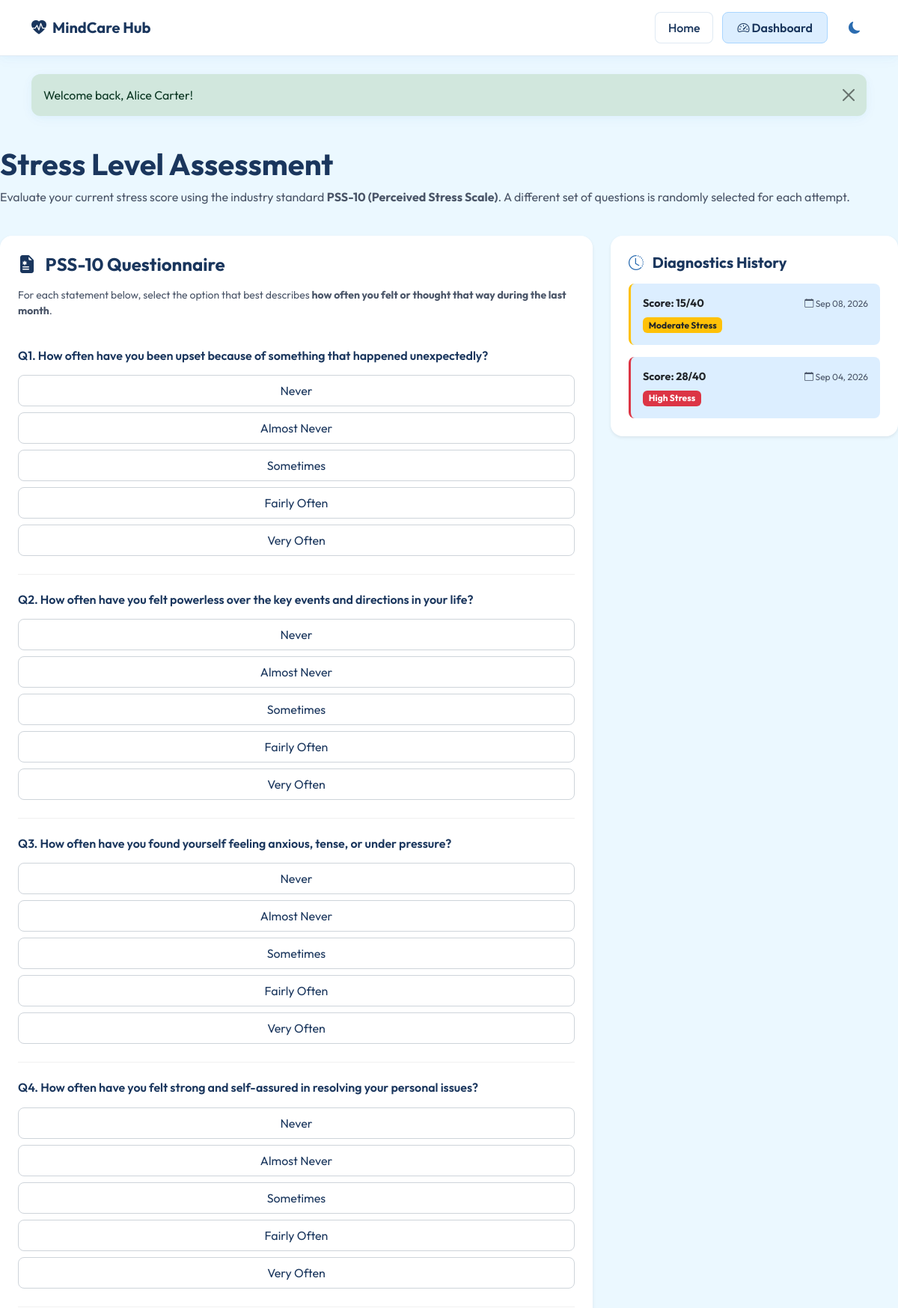
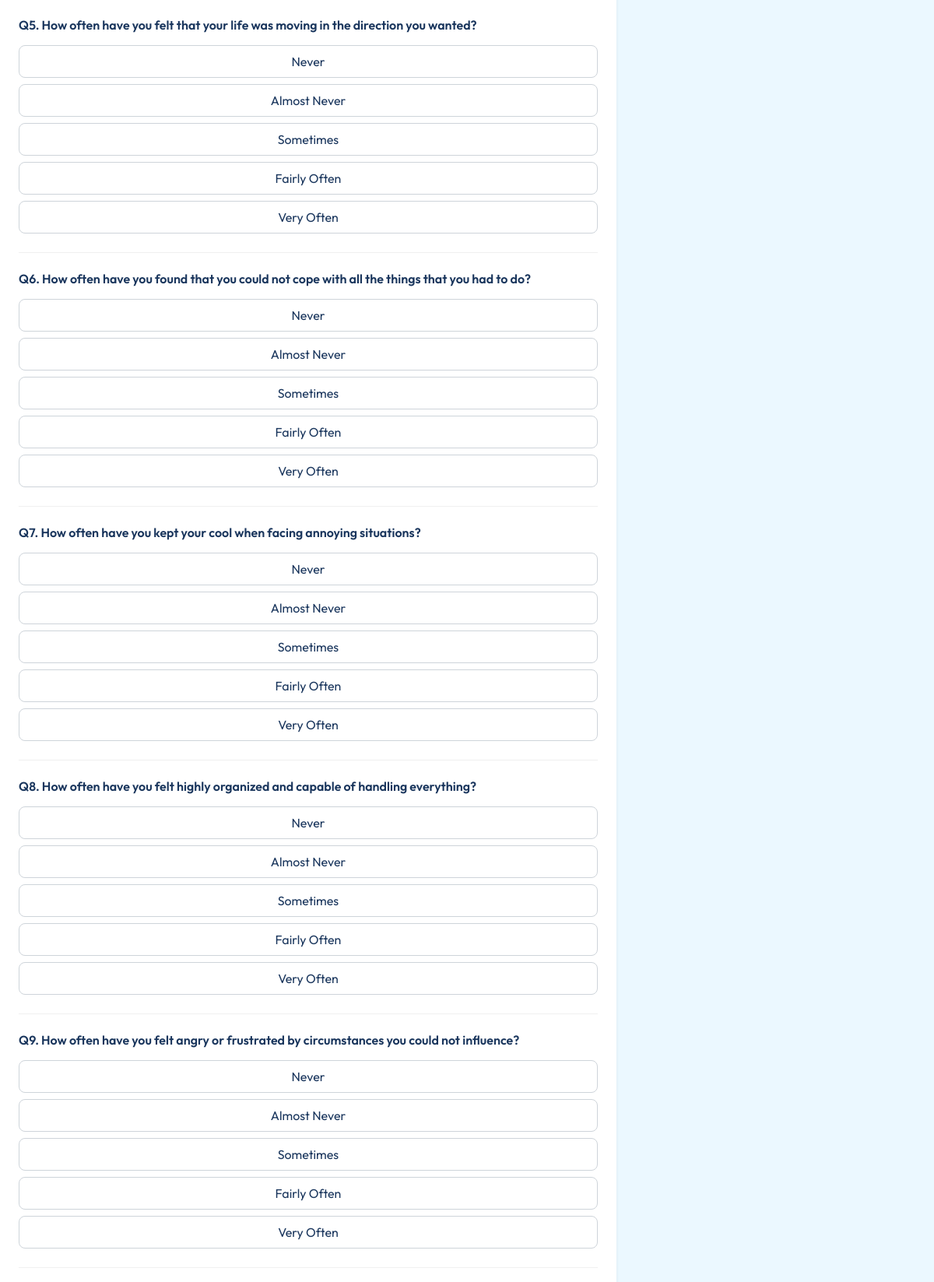
Screenshot of /assessment.php (signed in, upper part) with the database file from the repository (2 pictures, top to bottom).
### tables this page shows
CREATE TABLE IF NOT EXISTS assessments (
    id INT AUTO_INCREMENT PRIMARY KEY,
    student_id INT NOT NULL,
    score INT NOT NULL,
    stress_level VARCHAR(50) NOT NULL,
    q1 INT NOT NULL,
    q2 INT NOT NULL,
    q3 INT NOT NULL,
    q4 INT NOT NULL,
    q5 INT NOT NULL,
    q6 INT NOT NULL,
    q7 INT NOT NULL,
    q8 INT NOT NULL,
    q9 INT NOT NULL,
    q10 INT NOT NULL,
    taken_at TIMESTAMP DEFAULT CURRENT_TIMESTAMP,
    FOREIGN KEY (student_id) REFERENCES students(id) ON DELETE CASCADE
);

### assessment.php (the view, shortened to what this page needs)
<?php
require_once '../includes/auth.php';
require_once '../config/db.php';
$student_id = $_SESSION['student_id'];
$questions = $_SESSION['selected_assessment_questions'];
$historyStmt = $pdo->prepare("SELECT * FROM assessments WHERE student_id = ? ORDER BY taken_at DESC");
$historyStmt->execute([$student_id]);
$assessments = $historyStmt->fetchAll();
require_once '../includes/header.php';
?>
<div class="row mb-4">
    <div class="col-12">
        <h1 class="fw-bold">Stress Level Assessment</h1>
        <p class="text-muted">Evaluate your current stress score using the industry standard <b>PSS-10 (Perceived Stress Scale)</b>. A different set of questions is randomly selected for each attempt.</p>
    </div>
</div>
<div class="row g-4">
    <div class="col-lg-8">
        <div class="card card-glass border-0 p-4 shadow-sm">
            <h4 class="fw-bold mb-3"><i class="bi bi-file-earmark-medical-fill text-primary me-2"></i> PSS-10 Questionnaire</h4>
            <p class="text-muted small">For each statement below, select the option that best describes <b>how often you felt or thought that way during the last month</b>.</p>
            <form action="assessment.php" method="POST" class="mt-4">
                <?php for ($i = 1; $i <= 10; $i++): ?>
                    <div class="question-card mb-4">
                        <h6 class="fw-semibold mb-3">Q<?php echo $i; ?>. <?php echo h($questions[$i]['text']); ?></h6>
                        <div class="row g-2 justify-content-start">
                            <div class="col-12 col-sm-2.4 assessment-choice col">
                                <label for="q<?php echo $i; ?>_0">Never</label>
                            </div>
                            <div class="col-12 col-sm-2.4 assessment-choice col">
                                <label for="q<?php echo $i; ?>_1">Almost Never</label>
                            </div>
                            <div class="col-12 col-sm-2.4 assessment-choice col">
                                <label for="q<?php echo $i; ?>_2">Sometimes</label>
                            </div>
                            <div class="col-12 col-sm-2.4 assessment-choice col">
                                <label for="q<?php echo $i; ?>_3">Fairly Often</label>
                            </div>
                            <div class="col-12 col-sm-2.4 assessment-choice col">
                                <label for="q<?php echo $i; ?>_4">Very Often</label>
                            </div>
                        </div>
                    </div>
                <?php endfor; ?>
            </form>
        </div>
    </div>
    <div class="col-lg-4">
        <div class="card card-glass border-0 p-4 shadow-sm">
            <h5 class="fw-bold mb-3"><i class="bi bi-clock-history text-secondary me-2"></i> Diagnostics History</h5>
            <?php if (count($assessments) > 0): ?>
                <div class="d-flex flex-column gap-3">
                    <?php foreach ($assessments as $row): ?>
                        <div class="p-3 bg-light rounded-3 border-start border-3 <?php echo ($row['stress_level'] === 'High Stress') ? 'border-danger' : (($row['stress_level'] === 'Moderate Stress') ? 'border-warning' : 'border-success'); ?>">
                            <div class="d-flex justify-content-between align-items-center mb-1">
                                <span class="fw-bold text-dark" style="font-size:0.9rem;">Score: <?php echo h($row['score']); ?>/40</span>
                                <span class="text-muted" style="font-size:0.75rem;"><i class="bi bi-calendar"></i> <?php echo date('M d, Y', strtotime($row['taken_at'])); ?></span>
                            </div>
                            <span class="badge <?php echo ($row['stress_level'] === 'High Stress') ? 'bg-danger' : (($row['stress_level'] === 'Moderate Stress') ? 'bg-warning text-dark' : 'bg-success'); ?> small">
                                <?php echo h($row['stress_level']); ?>
                            </span>
                        </div>
                    <?php endforeach; ?>
                </div>
            <?php else: ?>
                <p class="text-muted small mb-0 py-3 text-center">No assessments taken yet. Answer the PSS-10 on the left to review your wellness level.</p>
            <?php endif; ?>
        </div>
    </div>
</div>
<?php require_once '../includes/footer.php'; ?>

### style.css (style rules this page uses)
:root { --font-sans: 'Outfit', -apple-system, BlinkMacSystemFont, "Segoe UI", Roboto, "Helvetica Neue", Arial, sans-serif; --sidebar-width: 260px; --light: #EBF8FF; --bg-light: #DCEEFF; --white: #FFFFFF; --primary: #1A365D; --primary-hover: #2A4365; --primary-pastel: #DCEEFF; --secondary: #2B6CB0; --secondary-hover: #2C5282; --secondary-pastel: #EAF6FF; --accent: #90CDF4; --accent-hover: #63B3ED; --accent-pastel: #A9D6FF; --dark: #1A365D; --dark-text: #1A365D; --success: #38A169; --warning: #ECC94B; --danger: #E53E3E; --glass-bg: #FFFFFF; --glass-border: rgba(43, 108, 176, 0.15); --shadow-soft: 0 4px 20px rgba(43, 108, 176, 0.03), 0 2px 8px rgba(144, 205, 244, 0.08); --shadow-medium: 0 12px 30px rgba(144, 205, 244, 0.15); --bs-primary: #1A365D; --bs-primary-rgb: 26, 54, 93; --bs-secondary: #2B6CB0; --bs-secondary-rgb: 43, 108, 176; --bs-body-color: #1A365D; --bs-body-bg: #EBF8FF; --bs-secondary-color: #4A5568; }
.bg-light { background-color: var(--bg-light) !important; }
body { font-family: var(--font-sans); background-color: var(--light); color: var(--dark); margin: 0; padding: 0; min-height: 100vh; display: flex; flex-direction: column; overflow-x: hidden; }
h1, h2, h3, h4, h5, h6 { font-weight: 600; color: var(--dark); }
.card-glass { background: var(--glass-bg); backdrop-filter: blur(10px); -webkit-backdrop-filter: blur(10px); border: 1px solid var(--glass-border); border-radius: 16px; box-shadow: var(--shadow-soft); transition: transform 0.3s cubic-bezier(0.165, 0.84, 0.44, 1), box-shadow 0.3s cubic-bezier(0.165, 0.84, 0.44, 1), border-color 0.3s ease; }
.question-card { border-bottom: 1px solid rgba(0, 0, 0, 0.06); padding-bottom: 1.5rem; }
.assessment-choice label { display: block; padding: 0.5rem 1rem; border: 1px solid #ced4da; border-radius: 8px; cursor: pointer; text-align: center; transition: all 0.15s ease; }
.card-glass { transition: all 0.3s cubic-bezier(0.165, 0.84, 0.44, 1) !important; }
.card-glass i { display: inline-block; transition: transform 0.3s ease; }

### rows the page displays
assessments: score "15", taken_at "Sep 08, 2026", stress_level "Moderate Stress"
assessments: score "28", taken_at "Sep 04, 2026", stress_level "High Stress"

### other values shown
$msg "Welcome back, Alice Carter!"
$questions[$i]['text'] "How often have you been upset because of something that happened unexpectedly?"
$questions[$i]['text'] "How often have you felt powerless over the key events and directions in your life?"
$questions[$i]['text'] "How often have you found yourself feeling anxious, tense, or under pressure?"
$questions[$i]['text'] "How often have you felt strong and self-assured in resolving your personal issues?"
$questions[$i]['text'] "How often have you felt that your life was moving in the direction you wanted?"
$questions[$i]['text'] "How often have you found that you could not cope with all the things that you had to do?"
$questions[$i]['text'] "How often have you kept your cool when facing annoying situations?"
$questions[$i]['text'] "How often have you felt highly organized and capable of handling everything?"
$questions[$i]['text'] "How often have you felt angry or frustrated by circumstances you could not influence?"
